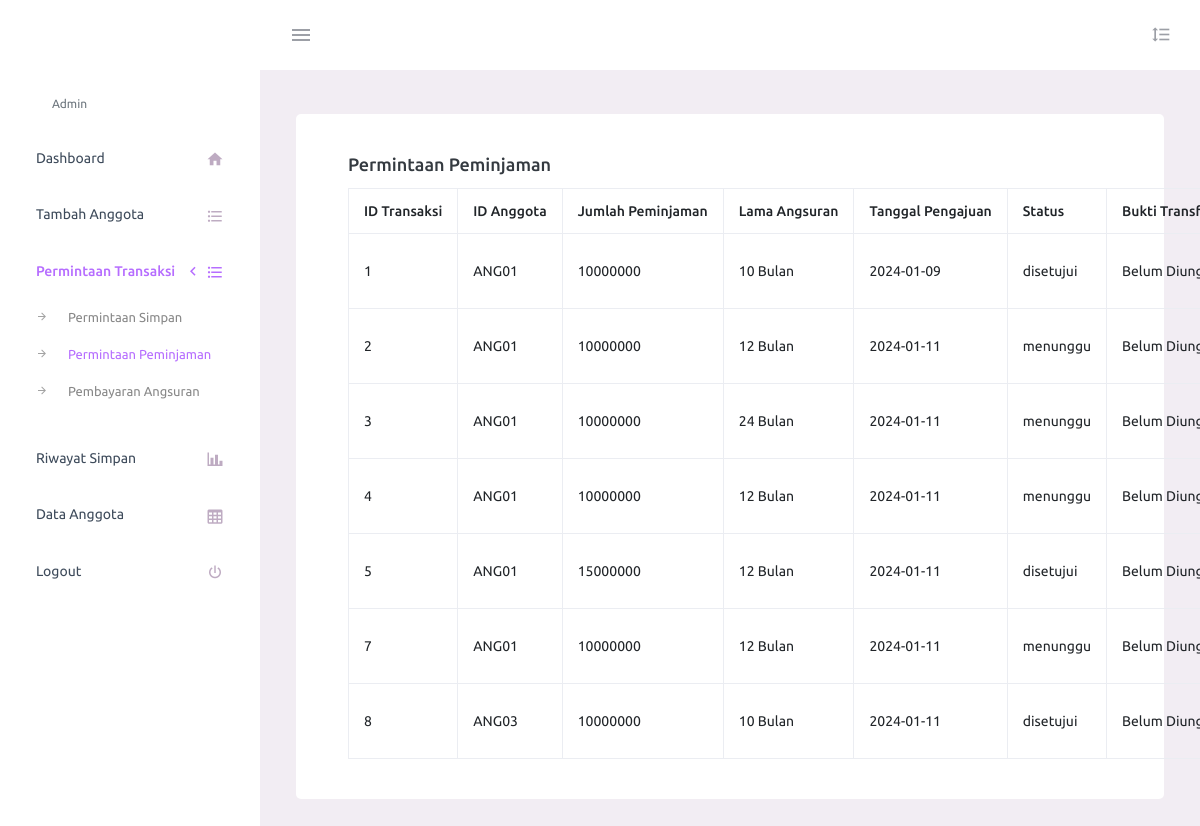
Page /admin/permintaan_pinjaman.php on the committed database.
### tables this page shows
CREATE TABLE `permintaan_peminjaman` (
  `id_transaksi` int(11) NOT NULL,
  `id_anggota` varchar(5) DEFAULT NULL,
  `jumlah_peminjaman` bigint(20) DEFAULT NULL,
  `lama_angsuran` int(11) DEFAULT NULL,
  `syarat_peminjaman` varchar(255) DEFAULT NULL,
  `tanggal_pengajuan` date DEFAULT curdate(),
  `status` enum('menunggu','disetujui','ditolak') DEFAULT 'menunggu'
);

### admin/permintaan_pinjaman.php (the view, shortened to what this page needs)
<!DOCTYPE html>
<html lang="en">
<head>
    <link rel="stylesheet" href="../assets/vendors/mdi/css/materialdesignicons.min.css">
    <link rel="stylesheet" href="../assets/vendors/css/vendor.bundle.base.css">
    <link rel="stylesheet" href="../assets/css/style.css">
</head>
<?php
$koneksi = include '../control/koneksi.php';
$querySelect = "SELECT * FROM permintaan_peminjaman";
$result = mysqli_query($conn, $querySelect);
?>
<body>
<?php include 'header.php'; ?>
<?php include 'slidebar_admin.php'; ?>
<div class="main-panel">
    <div class="content-wrapper">
        <div class="col-12 grid-margin stretch-card">
            <div class="card">
                <div class="card-body">
                    <div class="container">
                        <h2 class="card-title">Permintaan Peminjaman</h2>
                        <table class="table table-bordered">
                            <thead>
                                <tr>
                                    <th>ID Transaksi</th>
                                    <th>ID Anggota</th>
                                    <th>Jumlah Peminjaman</th>
                                    <th>Lama Angsuran</th>
                                    <th>Tanggal Pengajuan</th>
                                    <th>Status</th>
                                    <th>Bukti Transfer</th>
                                </tr>
                            </thead>
                            <tbody>
                                <?php
                                if (mysqli_num_rows($result) > 0) {
                                    while ($row = mysqli_fetch_assoc($result)) {
                                        echo "<tr>";
                                        echo "<td>" . $row["id_transaksi"] . "</td>";
                                        echo "<td>" . $row["id_anggota"] . "</td>";
                                        echo "<td>" . $row["jumlah_peminjaman"] . "</td>";
                                        echo "<td>" . $row["lama_angsuran"] . " Bulan</td>";
                                        echo "<td>" . $row["tanggal_pengajuan"] . "</td>";
                                        echo "<td>" . $row["status"] . "</td>";
                                        echo "<td>";
                                        if (!empty($row["bukti_transfer"])) {
                                            echo "<a href='../uploads/bukti_transfer/" . $row["bukti_transfer"] . "' target='_blank'>Lihat Bukti</a>";
                                        } else {
                                            echo "Belum Diunggah";
                                        }
                                        echo "</td>";
                                        echo "</tr>";
                                    }
                                } else {
                                    echo "<tr><td colspan='8'>Tidak ada permintaan peminjaman.</td></tr>";
                                }
                                ?>
                            </tbody>
                        </table>
                    </div>
                </div>
            </div>
        </div>
    </div>
</div>
<?php include "../public/footer.php" ?>
</body>
</html>

### rows in the picture
permintaan_peminjaman: id_transaksi "1", id_anggota "ANG01", jumlah_peminjaman "10000000", lama_angsuran "10", tanggal_pengajuan "2024-01-09", status "disetujui"
permintaan_peminjaman: id_transaksi "2", id_anggota "ANG01", jumlah_peminjaman "10000000", lama_angsuran "12", tanggal_pengajuan "2024-01-11", status "menunggu"
permintaan_peminjaman: id_transaksi "3", id_anggota "ANG01", jumlah_peminjaman "10000000", lama_angsuran "24", tanggal_pengajuan "2024-01-11", status "menunggu"
permintaan_peminjaman: id_transaksi "4", id_anggota "ANG01", jumlah_peminjaman "10000000", lama_angsuran "12", tanggal_pengajuan "2024-01-11", status "menunggu"
permintaan_peminjaman: id_transaksi "5", id_anggota "ANG01", jumlah_peminjaman "15000000", lama_angsuran "12", tanggal_pengajuan "2024-01-11", status "disetujui"
permintaan_peminjaman: id_transaksi "7", id_anggota "ANG01", jumlah_peminjaman "10000000", lama_angsuran "12", tanggal_pengajuan "2024-01-11", status "menunggu"
permintaan_peminjaman: id_transaksi "8", id_anggota "ANG03", jumlah_peminjaman "10000000", lama_angsuran "10", tanggal_pengajuan "2024-01-11", status "disetujui"
